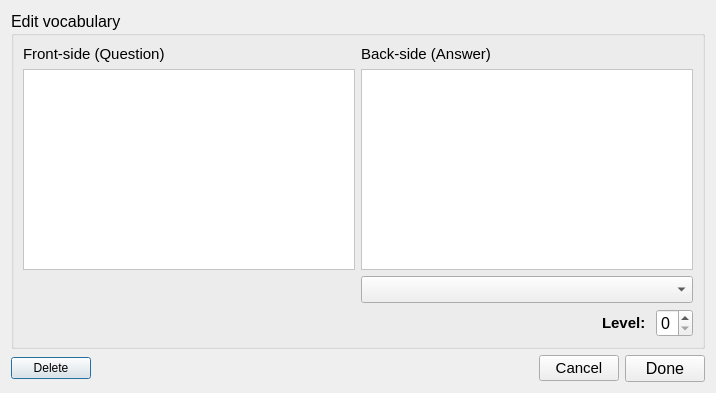
<?xml version="1.0" encoding="UTF-8"?>
<ui version="4.0">
 <class>edit_dialog</class>
 <widget class="QDialog" name="edit_dialog">
  <property name="geometry">
   <rect>
    <x>0</x>
    <y>0</y>
    <width>716</width>
    <height>393</height>
   </rect>
  </property>
  <property name="sizePolicy">
   <sizepolicy hsizetype="Fixed" vsizetype="Fixed">
    <horstretch>0</horstretch>
    <verstretch>0</verstretch>
   </sizepolicy>
  </property>
  <property name="focusPolicy">
   <enum>Qt::StrongFocus</enum>
  </property>
  <property name="windowTitle">
   <string>Edit vocabulary</string>
  </property>
  <layout class="QVBoxLayout" name="verticalLayout">
   <item>
    <widget class="QGroupBox" name="groupBox">
     <property name="font">
      <font>
       <pointsize>12</pointsize>
      </font>
     </property>
     <property name="title">
      <string>Edit vocabulary</string>
     </property>
     <layout class="QGridLayout" name="gridLayout">
      <item row="0" column="0">
       <layout class="QGridLayout" name="gridLayout_2">
        <item row="0" column="0">
         <layout class="QVBoxLayout" name="verticalLayout_4">
          <item>
           <widget class="QLabel" name="label_7">
            <property name="font">
             <font>
              <pointsize>11</pointsize>
             </font>
            </property>
            <property name="text">
             <string>Front-side (Question)</string>
            </property>
           </widget>
          </item>
          <item>
           <widget class="QTextEdit" name="vorderseite_edit">
            <property name="minimumSize">
             <size>
              <width>300</width>
              <height>0</height>
             </size>
            </property>
            <property name="styleSheet">
             <string notr="true">background: white</string>
            </property>
            <property name="tabChangesFocus">
             <bool>true</bool>
            </property>
           </widget>
          </item>
         </layout>
        </item>
        <item row="0" column="1">
         <layout class="QVBoxLayout" name="verticalLayout_5">
          <item>
           <widget class="QLabel" name="label_8">
            <property name="font">
             <font>
              <pointsize>11</pointsize>
             </font>
            </property>
            <property name="text">
             <string>Back-side (Answer)</string>
            </property>
           </widget>
          </item>
          <item>
           <widget class="QTextEdit" name="rueckseite_edit">
            <property name="minimumSize">
             <size>
              <width>300</width>
              <height>0</height>
             </size>
            </property>
            <property name="styleSheet">
             <string notr="true">background: white</string>
            </property>
            <property name="tabChangesFocus">
             <bool>true</bool>
            </property>
           </widget>
          </item>
         </layout>
        </item>
        <item row="2" column="0" colspan="2">
         <layout class="QHBoxLayout" name="horizontalLayout_5">
          <item>
           <spacer name="horizontalSpacer_4">
            <property name="orientation">
             <enum>Qt::Horizontal</enum>
            </property>
            <property name="sizeHint" stdset="0">
             <size>
              <width>40</width>
              <height>20</height>
             </size>
            </property>
           </spacer>
          </item>
          <item>
           <widget class="QLabel" name="label">
            <property name="font">
             <font>
              <pointsize>11</pointsize>
              <weight>75</weight>
              <bold>true</bold>
             </font>
            </property>
            <property name="text">
             <string>Level: </string>
            </property>
           </widget>
          </item>
          <item>
           <widget class="QSpinBox" name="select_step">
            <property name="suffix">
             <string notr="true"/>
            </property>
            <property name="prefix">
             <string notr="true"/>
            </property>
            <property name="maximum">
             <number>7</number>
            </property>
           </widget>
          </item>
         </layout>
        </item>
        <item row="1" column="1">
         <widget class="QComboBox" name="language_combo"/>
        </item>
       </layout>
      </item>
     </layout>
    </widget>
   </item>
   <item>
    <layout class="QHBoxLayout" name="horizontalLayout_3">
     <item>
      <widget class="QPushButton" name="delete_item">
       <property name="text">
        <string>Delete</string>
       </property>
      </widget>
     </item>
     <item>
      <spacer name="horizontalSpacer_7">
       <property name="orientation">
        <enum>Qt::Horizontal</enum>
       </property>
       <property name="sizeHint" stdset="0">
        <size>
         <width>278</width>
         <height>20</height>
        </size>
       </property>
      </spacer>
     </item>
     <item>
      <widget class="QPushButton" name="ed_cancel">
       <property name="font">
        <font>
         <pointsize>11</pointsize>
        </font>
       </property>
       <property name="text">
        <string>Cancel</string>
       </property>
      </widget>
     </item>
     <item>
      <widget class="QPushButton" name="ed_ok">
       <property name="font">
        <font>
         <pointsize>12</pointsize>
        </font>
       </property>
       <property name="text">
        <string>Done</string>
       </property>
      </widget>
     </item>
    </layout>
   </item>
  </layout>
 </widget>
 <resources/>
 <connections>
  <connection>
   <sender>ed_cancel</sender>
   <signal>clicked()</signal>
   <receiver>edit_dialog</receiver>
   <slot>close()</slot>
   <hints>
    <hint type="sourcelabel">
     <x>435</x>
     <y>316</y>
    </hint>
    <hint type="destinationlabel">
     <x>292</x>
     <y>173</y>
    </hint>
   </hints>
  </connection>
 </connections>
</ui>
